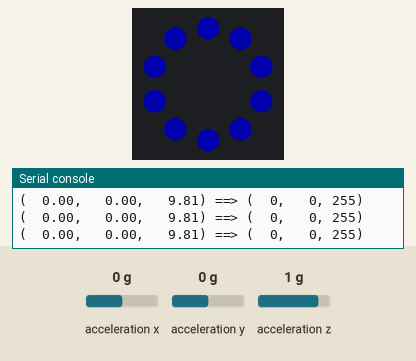
Bench run of a program on a simulated Circuit Playground running CircuitPython. On the bench: the board's ring of 10 RGB LEDs (number 0 left of the top, counting anticlockwise), the last lines printed to the serial console. The test bench sets the inputs (shaded band); at power-on: acceleration x 0 g, acceleration y 0 g, acceleration z 1 g. Dim RGB values are drawn brighter than linear.

Above: at 1.2 s.
1.3 s: acceleration x set to -1.4 g
At 1.7 s:
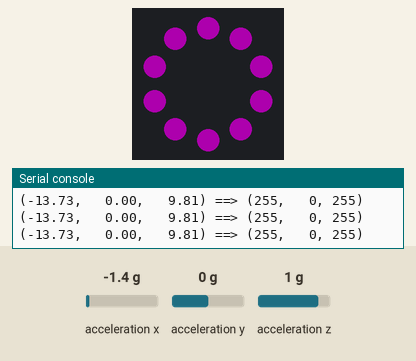
2.8 s: acceleration y set to -1.4 g
At 4.0 s:
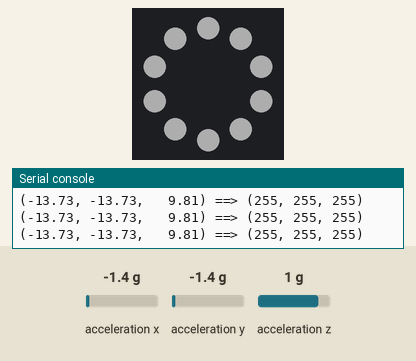
4.3 s: acceleration z set to 0 g
At 5.3 s:
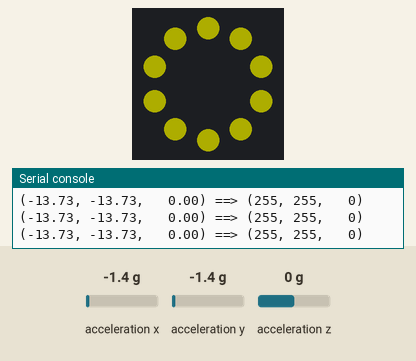
5.9 s: acceleration x set to 0 g
At 6.6 s:
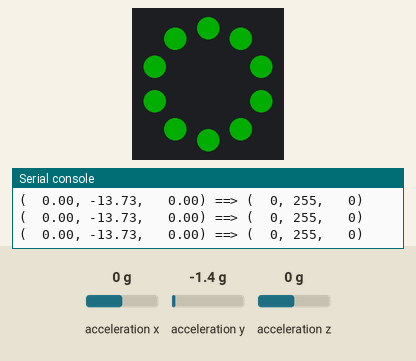
7.4 s: acceleration y set to 0 g
At 7.7 s:
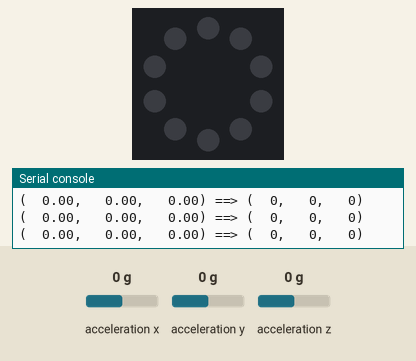
8.9 s: acceleration x set to -0.8 g
At 10.0 s:
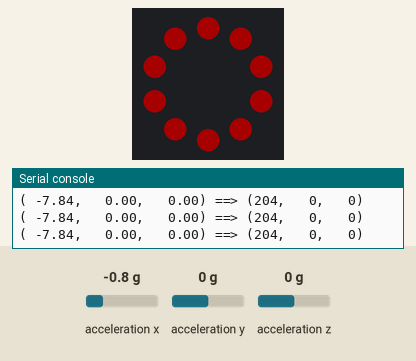
Timing chart, 0 to 11.4 s (numbered marks = the images above; inputs shaded):
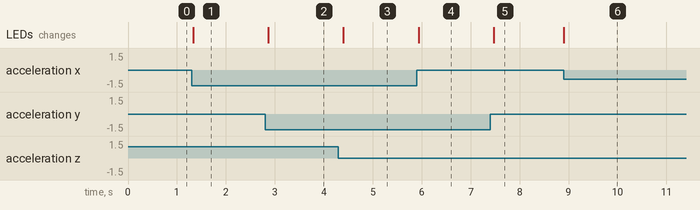

Measured:
- after the input at 1.3 s, the LEDs: change at once (image 1)
- after the input at 2.8 s, the LEDs: change after 0.07 s (image 2)
- after the input at 4.3 s, the LEDs: change after 0.10 s (image 3)
- after the input at 5.9 s, the LEDs: change at once (image 4)
- after the input at 7.4 s, the LEDs: change after 0.07 s (image 5)
- after the input at 8.9 s, the LEDs: change at once (image 6)

The program:

example_with_accel_pixels.py
```python
"""Maps acceleration (tilt) to Neopixel colors.

x, y, and z acceleration components map to red, green and blue,
respectively.

When the CPX is level, the lights are blue because there is no acceleration
on x or y, but on z, gravity pulls at 9.81 meters per second per second (m/s²).
When banking, the vertical (z) axis is no longer directly aligned with gravity,
so the blue decreases, and red increases because gravity is now pulling more
along the x axis. Similarly, when changing the pitch from level, we see blue change
to green.

This video walks you through the code: https://youtu.be/eNpPLbYx-iA
"""

import time
from adafruit_circuitplayground.express import cpx

cpx.pixels.brightness = 0.2  # Adjust overall brightness as desired, between 0 and 1


def color_amount(accel_component):
    """Convert acceleration component (x, y, or z) to color amount (r, g, or b)"""
    standard_gravity = 9.81  # Acceleration (m/s²) due to gravity at the earth’s surface
    accel_magnitude = abs(accel_component)                      # Ignore the direction
    constrained_accel = min(accel_magnitude, standard_gravity)  # Constrain values
    normalized_accel = constrained_accel / standard_gravity     # Convert to 0–1
    return round(normalized_accel * 255)                        # Convert to 0–255


def format_acceleration():
    return ', '.join(('{:>6.2f}'.format(axis_value) for axis_value in acceleration))


def format_rgb():
    return ', '.join(('{:>3d}'.format(rgb_amount) for rgb_amount in rgb_amounts))


def log_values():
    print('({}) ==> ({})'.format(format_acceleration(), format_rgb()))


while True:
    acceleration = cpx.acceleration
    rgb_amounts = [color_amount(axis_value) for axis_value in acceleration]
    cpx.pixels.fill(rgb_amounts)
    log_values()
    time.sleep(0.1)
```
